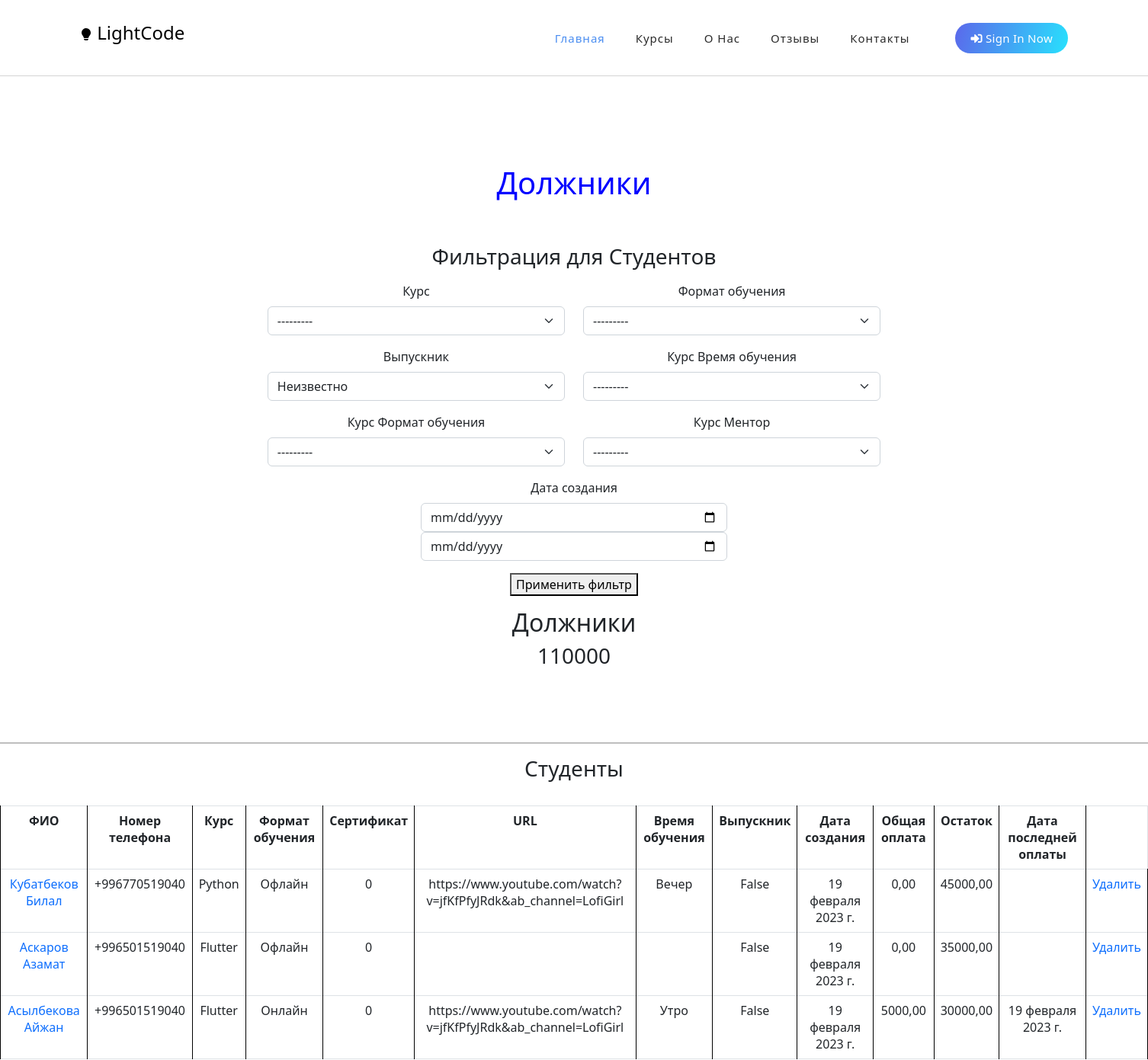
The app's page /srm/debtor/ (upper part), older data.
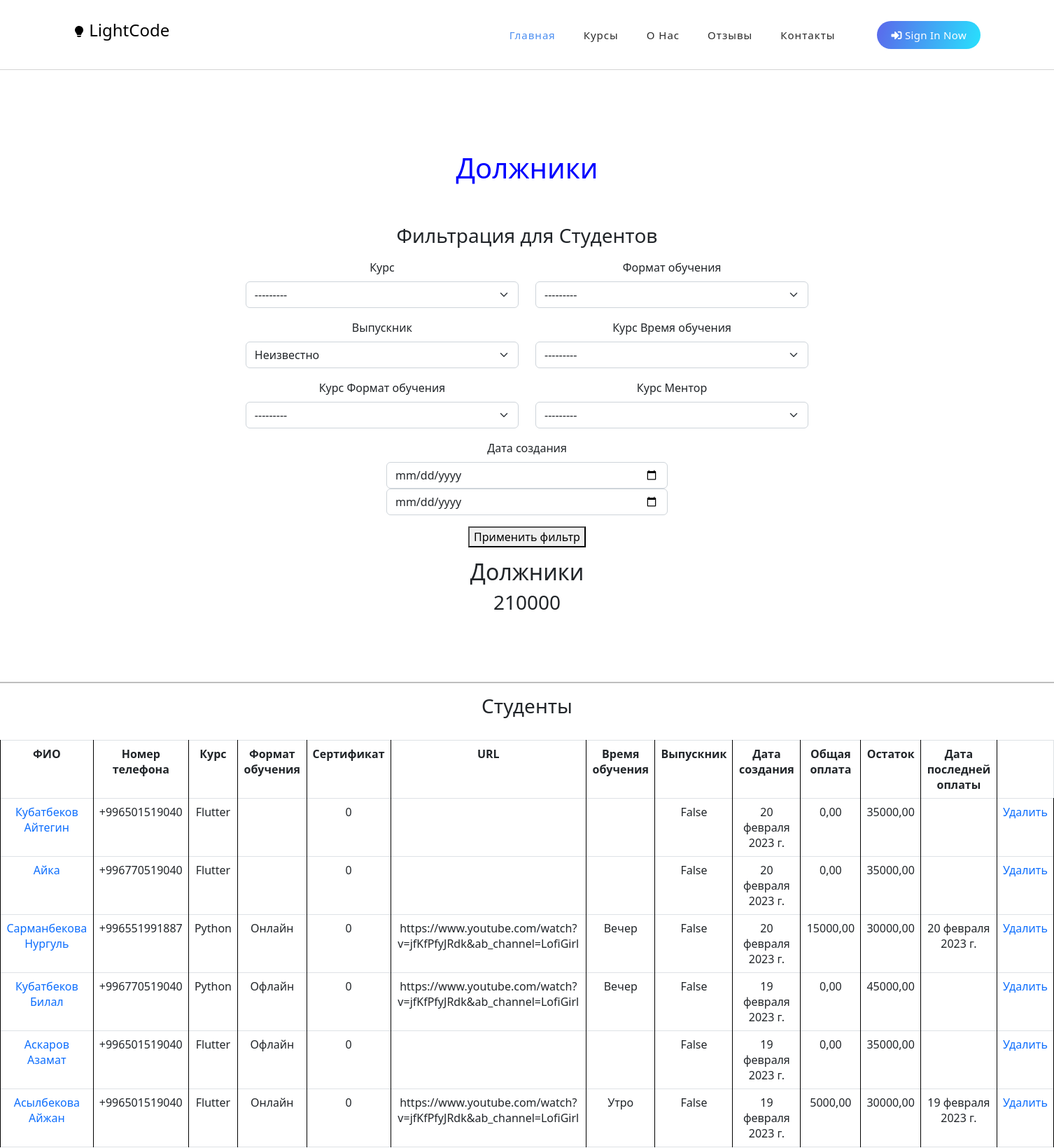
The same page, newer data.
### srm/models.py (models this page shows, shortened)
class Student(models.Model):
    full_name = models.CharField(max_length=80, verbose_name=('ФИО'))
    phone_number = PhoneNumberField(verbose_name=('Номер телефона'))
    course = models.ForeignKey(
        Course,
        on_delete=models.PROTECT,
        verbose_name='Курс',
        related_name='student')
    tariff = models.ForeignKey(
        'landing.LearningFormat',
        on_delete=models.PROTECT,
        verbose_name='Формат обучения',
        blank=True,
        null=True)
    certificate = models.PositiveSmallIntegerField(default=0, verbose_name='Сертификат')
    url = models.URLField(blank=True, null=True)
    time = models.PositiveSmallIntegerField(
        choices=(
            (1, 'Утро'),
            (2, 'День'),
            (3, 'Вечер'),
            (4, 'Ночь'),
        ),
        verbose_name='Время обучения',
        blank=True,
        null=True
    )
    total_payment = models.DecimalField(
        decimal_places=2,
        max_digits=12,
        default=0.00,
        verbose_name='Общая оплата',
        blank=True,
        null=True)
    last_payment_date = models.DateField(verbose_name='Дата последней оплаты', blank=True, null=True)
    remainder = models.DecimalField(
        decimal_places=2,
        max_digits=12,
        default=0.00,
        verbose_name='Остаток')
    is_graduate = models.BooleanField(default=False, verbose_name='Выпускник')
    created_date = models.DateField(auto_now_add=True, verbose_name='Дата создания')
    class Meta:
        verbose_name = 'Студент'
        verbose_name_plural = 'Студенты'

class Course(models.Model):
    title = models.CharField(max_length=123, verbose_name=('Название'))
    studying_time = models.PositiveSmallIntegerField(
        choices=(
            (1, 'Утро'),
            (2, 'День'),
            (3, 'Вечер'),
            (4, 'Ночь'),
        ),
        verbose_name='Время обучения',
    )
    format = models.ForeignKey('landing.LearningFormat', on_delete=models.PROTECT, verbose_name='Формат обучения')
    teacher = models.ForeignKey(Employee, on_delete=models.PROTECT, verbose_name='Ментор')
    price = models.DecimalField(decimal_places=2, max_digits=12, default=0.00, verbose_name='Цена')
    created_date = models.DateTimeField(auto_now_add=True, verbose_name=('Дата создания'))
    is_active = models.BooleanField(default=True, verbose_name=('Активен'))
    def __str__(self):
        return self.title
    class Meta:
        verbose_name = 'Курс'
        verbose_name_plural = 'Курсы'

### landing/models.py (models this page shows)
class LearningFormat(models.Model):
    title = models.CharField(max_length=50, verbose_name='Название')
    def __str__(self):
        return self.title
    class Meta:
        verbose_name = 'Формат обучения'
        verbose_name_plural = 'Форматы обучения'

### srm/views.py (the view)
# urls.py: path('debtor/', views.Debtor.as_view(), name='debtor'),
class Debtor(FilteredListView):
    model = Student
    queryset = Student.objects.all().order_by('-id')
    filterset_class = StudentFilter
    template_name = 'srm/debtors.html'
    context_object_name = 'students'
    def get_context_data(self, **kwargs):
        context = super().get_context_data(**kwargs)
        context['total_debtors'] = context['students'].aggregate(total=Sum('remainder'))['total']
        return context

### srm/models.py (called while the page is built)
    def __str__(self):
        return self.full_name

### srm/views.py (called while the page is built)
    def get_queryset(self):
        queryset = super().get_queryset()
        self.filterset = self.filterset_class(self.request.GET, queryset=queryset)
        return self.filterset.qs.distinct()

    def get_context_data(self, **kwargs):
        context = super().get_context_data(**kwargs)
        context['filterset'] = self.filterset
        return context

### srm/templates/srm/debtors.html (shortened to what this page needs)
{% extends 'base.html' %}
{% load static %}
{% load crispy_forms_tags %}
{% block content %}
<br>
<br>
<br>
<br>
<br>
<br>
<br>
<br>
<br>
<center>
  <h1 style="color: blue;">Должники</h1>
  <br>
  <br>
  <h3>Фильтрация для Студентов</h3>
    <div class="container mt-3" style="width: 55%; fon-size: 10px;">
  <form method="get" id="incomes">
    <div class="row" >
      <div class="col-6" >
        {{ filterset.form.course|as_crispy_field }}
      </div>
      <div class="col-6" >
        {{ filterset.form.tariff|as_crispy_field }}
      </div>
      <div class="col-6" >
        {{ filterset.form.is_graduate|as_crispy_field }}
      </div>
      <div class="col-6" >
        {{ filterset.form.course__studying_time|as_crispy_field }}
      </div>
       <div class="col-6" >
        {{ filterset.form.course__format|as_crispy_field }}
      </div>
       <div class="col-6" >
        {{ filterset.form.course__teacher|as_crispy_field }}
      </div>
    </div>
    <div class="col-6" >
        {{ filterset.form.created_date|as_crispy_field }}
      </div>
    <button type="submit">Применить фильтр</button>
</form>
  </div>
    <h2>Должники</h2>
         <h3>{{ total_debtors }}</h3>
  <br>
  <br>
  <br>
  <hr style="height: 2px; color: black;" >
    <h3>Студенты</h3>
  <br>
<table class="table table-bordered">
  <tbody>
    <tr>
      <th style="text-align: center; margin: 0 10px;" >ФИО</th>
      <th style="text-align: center; margin: 0 10px;" >Номер телефона</th>
      <th style="text-align: center; margin: 0 10px;" >Курс</th>
      <th style="text-align: center; margin: 0 10px;" >Формат обучения</th>
      <th style="text-align: center; margin: 0 10px;" >Сертификат</th>
      <th style="text-align: center; margin: 0 10px;" >URL</th>
      <th style="text-align: center; margin: 0 10px;" >Время обучения</th>
      <th style="text-align: center; margin: 0 10px;" >Выпускник</th>
      <th style="text-align: center; margin: 0 10px;" >Дата создания</th>
      <th style="text-align: center; margin: 0 10px;" >Общая оплата</th>
      <th style="text-align: center; margin: 0 10px;" >Остаток</th>
      <th style="text-align: center; margin: 0 10px;" >Дата последней оплаты</th>
    </tr>
    {% for student in students %}
    <tr>
      <td style="text-align: center; margin: 0 10px;"><a href="{% url 'student_detail' student.id %}" >{{ student.full_name }}</a></td>
      <td style="text-align: center; margin: 0 10px;" >{{ student.phone_number }}</td>
      {% if student.course %}
        <td style="text-align: center; margin: 0 10px;" >{{ student.course }}</td>
      {% else %}
        <td style="text-align: center; margin: 0 10px;" ></td>
      {% endif %}
      {% if student.tariff %}
        <td style="text-align: center; margin: 0 10px;" >{{ student.tariff }}</td>
      {% else %}
        <td style="text-align: center; margin: 0 10px;" ></td>
      {% endif %}
      <td style="text-align: center; margin: 0 10px;" >{{ student.certificate }}</td>
      {% if student.url %}
        <td style="text-align: center; margin: 0 10px;" >{{ student.url }}</td>
      {% else %}
        <td style="text-align: center; margin: 0 10px;" ></td>
      {% endif %}
      {% if student.time %}
        <td style="text-align: center; margin: 0 10px;" >{{ student.get_time_display }}</td>
      {% else %}
        <td style="text-align: center; margin: 0 10px;" ></td>
      {% endif %}
      <td style="text-align: center; margin: 0 10px;" >{{ student.is_graduate }}</td>
      <td style="text-align: center; margin: 0 10px;" >{{ student.created_date }}</td>
        <td style="text-align: center; margin: 0 10px;" >{{ student.total_payment }}</td>
      <td style="text-align: center; margin: 0 10px;" >{{ student.remainder }}</td>
      {% if student.last_payment_date %}
        <td style="text-align: center; margin: 0 10px;" >{{ student.last_payment_date }}</td>
      {% else %}
        <td style="text-align: center; margin: 0 10px;" ></td>
      {% endif %}
      <td><a href="{% url 'student_delete' student.id %}">Удалить</a></td>
    </tr>
    {% endfor %}
  </tbody>
</table>
  <br>
<br>
<br>
</center>
{% endblock %}

Row changes from the older to the newer data that the page shows:
added Student: full_name "Кубатбеков Айтегин", phone_number "+996501519040", course "Flutter", certificate "0", is_graduate "False", created_date "20 февраля 2023 г.", total_payment "0,00", remainder "35000,00"
added Student: full_name "Айка", phone_number "+996770519040", course "Flutter", certificate "0", is_graduate "False", created_date "20 февраля 2023 г.", total_payment "0,00", remainder "35000,00"
added Student: full_name "Сарманбекова Нургуль", phone_number "+996551991887", course "Python", tariff "Онлайн", certificate "0", url "https://www.youtube.com/watch?v=jfKfPfyJRdk&ab_channel=LofiGirl", time "Вечер", is_graduate "False", created_date "20 февраля 2023 г.", total_payment "15000,00", remainder "30000,00", last_payment_date "20 февраля 2023 г."
Text that changed along with them:
{{ total_debtors }}: "110000" → "210000"
